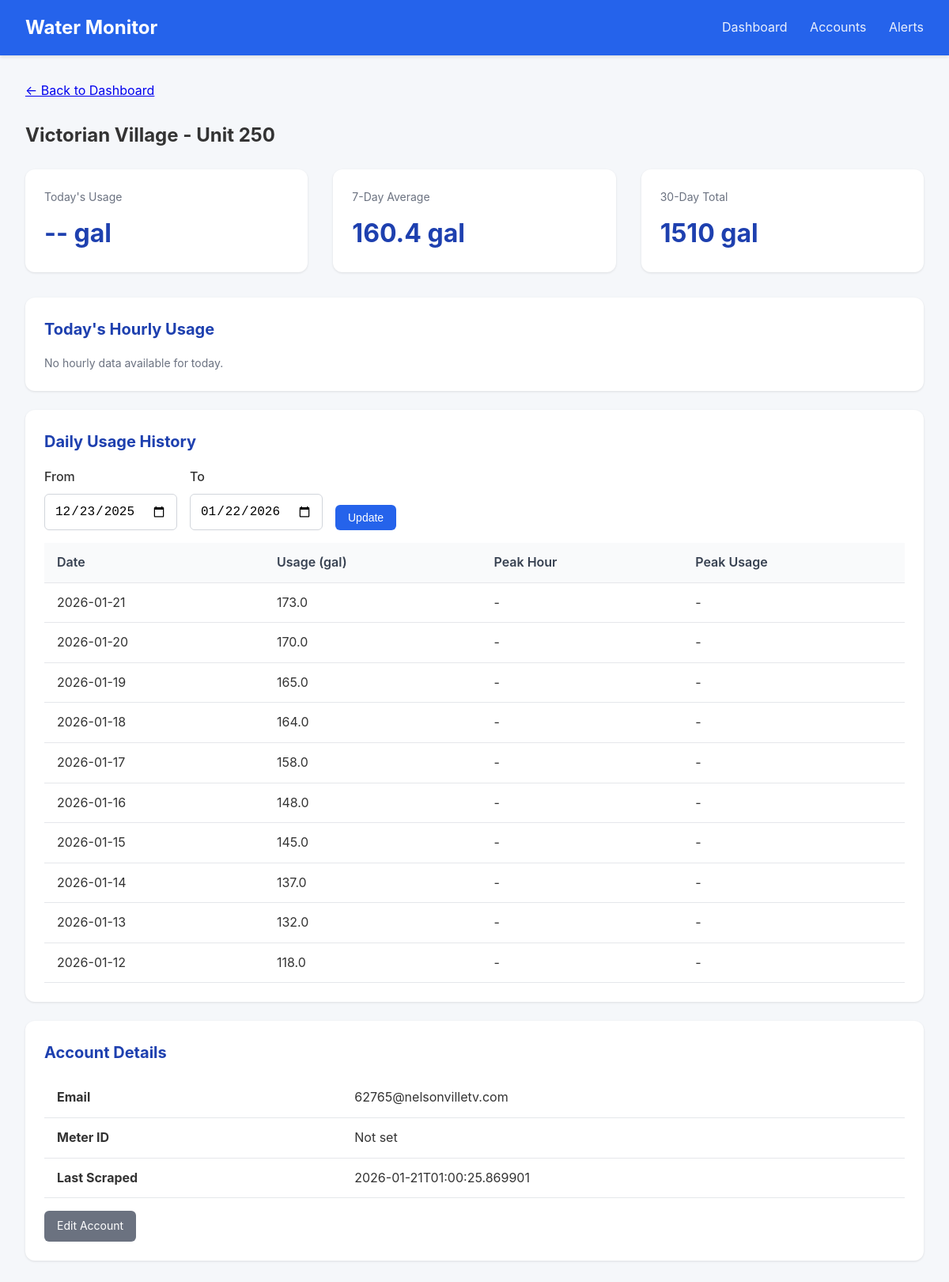
Page /meter/1 on the earlier database version.
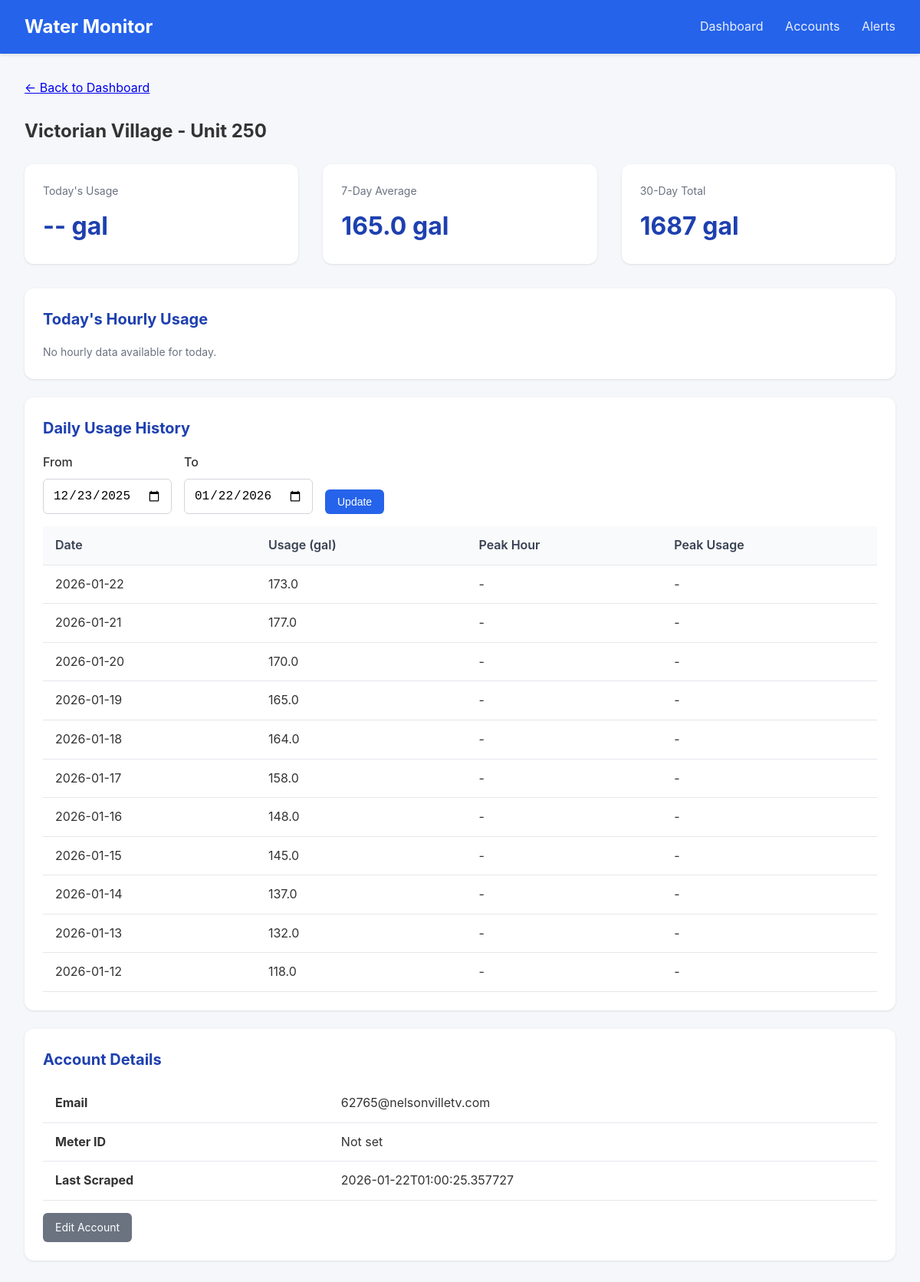
Same page on the later database version.
### tables this page shows
CREATE TABLE accounts (
                id INTEGER PRIMARY KEY AUTOINCREMENT,
                email TEXT UNIQUE NOT NULL,
                password_encrypted TEXT NOT NULL,
                meter_id TEXT,
                account_number TEXT,
                address TEXT,
                building_name TEXT,
                unit_number TEXT,
                is_active INTEGER DEFAULT 1,
                last_scraped TIMESTAMP,
                created_at TIMESTAMP DEFAULT CURRENT_TIMESTAMP
            , avg_12mo REAL, monthly_usage REAL, unit_count INTEGER DEFAULT 1, leak_alerts INTEGER DEFAULT 1, min_overage_pct INTEGER DEFAULT 10);

CREATE TABLE daily_summaries (
                id INTEGER PRIMARY KEY AUTOINCREMENT,
                account_id INTEGER NOT NULL,
                reading_date DATE NOT NULL,
                total_usage_gallons REAL,
                peak_hour INTEGER,
                peak_usage_gallons REAL,
                created_at TIMESTAMP DEFAULT CURRENT_TIMESTAMP,
                FOREIGN KEY (account_id) REFERENCES accounts(id),
                UNIQUE(account_id, reading_date)
            );

### app.py (the view)
@app.route('/meter/<int:account_id>')
def meter_detail(account_id):
    account = db.get_account(account_id)
    if not account:
        flash('Meter not found', 'error')
        return redirect(url_for('dashboard'))
    end_date = date.today()
    start_date = end_date - timedelta(days=30)
    if request.args.get('start_date'):
        start_date = datetime.strptime(request.args.get('start_date'), '%Y-%m-%d').date()
    if request.args.get('end_date'):
        end_date = datetime.strptime(request.args.get('end_date'), '%Y-%m-%d').date()
    daily_data = db.get_daily_summaries(account_id, start_date, end_date)
    hourly_data = db.get_hourly_readings(account_id, date.today())
    return render_template('meter_detail.html',
                           account=account,
                           daily_data=daily_data,
                           hourly_data=hourly_data,
                           start_date=start_date,
                           end_date=end_date)

### database.py (called while the page is built)
@contextmanager
def get_db():
    conn = sqlite3.connect(config.DATABASE_PATH)
    conn.row_factory = sqlite3.Row
    try:
        yield conn
        conn.commit()
    finally:
        conn.close()

def get_account(account_id: int) -> Optional[dict]:
    with get_db() as conn:
        cursor = conn.cursor()
        cursor.execute('SELECT * FROM accounts WHERE id = ?', (account_id,))
        row = cursor.fetchone()
        if row:
            return dict(row)
    return None

def get_hourly_readings(account_id: int, reading_date: date) -> list:
    with get_db() as conn:
        cursor = conn.cursor()
        cursor.execute('''
            SELECT * FROM hourly_readings
            WHERE account_id = ? AND reading_date = ?
            ORDER BY hour
        ''', (account_id, reading_date))
        return [dict(row) for row in cursor.fetchall()]

def get_daily_summaries(account_id: int, start_date: date = None, end_date: date = None) -> list:
    with get_db() as conn:
        cursor = conn.cursor()
        query = 'SELECT * FROM daily_summaries WHERE account_id = ?'
        params = [account_id]
        if start_date:
            query += ' AND reading_date >= ?'
            params.append(start_date)
        if end_date:
            query += ' AND reading_date <= ?'
            params.append(end_date)
        query += ' ORDER BY reading_date DESC'
        cursor.execute(query, params)
        return [dict(row) for row in cursor.fetchall()]

### templates/meter_detail.html (shortened to what this page needs)
{% extends "base.html" %}
{% block content %}
<div style="margin-bottom: 1.5rem;">
    <a href="{{ url_for('dashboard') }}">&larr; Back to Dashboard</a>
</div>
<h2 style="margin-bottom: 1.5rem;">
    {{ account.building_name or 'Unknown Building' }} - Unit {{ account.unit_number or 'N/A' }}
</h2>
<div class="stats">
    <div class="stat-card">
        <div class="label">Today's Usage</div>
        <div class="value">
            {% if daily_data and daily_data[0].reading_date == today %}
                {{ "%.1f"|format(daily_data[0].total_usage_gallons or 0) }} gal
            {% else %}
                -- gal
            {% endif %}
        </div>
    </div>
    <div class="stat-card">
        <div class="label">7-Day Average</div>
        <div class="value">
            {% set week_total = daily_data[:7]|sum(attribute='total_usage_gallons') %}
            {{ "%.1f"|format(week_total / 7) if daily_data else '--' }} gal
        </div>
    </div>
    <div class="stat-card">
        <div class="label">30-Day Total</div>
        <div class="value">
            {% set month_total = daily_data|sum(attribute='total_usage_gallons') %}
            {{ "%.0f"|format(month_total) if daily_data else '--' }} gal
        </div>
    </div>
</div>
<div class="card">
    <h2>Today's Hourly Usage</h2>
    {% if hourly_data %}
    <div style="display: flex; align-items: flex-end; height: 200px; gap: 4px; padding: 1rem 0;">
        {% set max_hourly = hourly_data|map(attribute='usage_gallons')|max or 1 %}
        {% for hour in hourly_data %}
        <div style="flex: 1; display: flex; flex-direction: column; align-items: center;">
            <div style="background: #2563eb; width: 100%;
                        height: {{ (hour.usage_gallons or 0) / max_hourly * 150 }}px;
                        border-radius: 4px 4px 0 0;"></div>
            <div style="font-size: 0.7rem; color: #6b7280; margin-top: 4px;">{{ hour.hour }}</div>
        </div>
        {% endfor %}
    </div>
    <p class="text-muted">Hours (0-23)</p>
    {% else %}
    <p class="text-muted">No hourly data available for today.</p>
    {% endif %}
</div>
<div class="card">
    <h2>Daily Usage History</h2>
    <form method="GET" style="display: flex; gap: 1rem; margin-bottom: 1rem;">
        <div class="form-group" style="margin-bottom: 0;">
            <label for="start_date">From</label>
            <input type="date" id="start_date" name="start_date" value="{{ start_date }}">
        </div>
        <div class="form-group" style="margin-bottom: 0;">
            <label for="end_date">To</label>
            <input type="date" id="end_date" name="end_date" value="{{ end_date }}">
        </div>
        <div class="form-group" style="margin-bottom: 0; display: flex; align-items: flex-end;">
            <button type="submit" class="btn btn-primary">Update</button>
        </div>
    </form>
    {% if daily_data %}
    <table>
        <thead>
            <tr>
                <th>Date</th>
                <th>Usage (gal)</th>
                <th>Peak Hour</th>
                <th>Peak Usage</th>
            </tr>
        </thead>
        <tbody>
            {% for day in daily_data %}
            <tr>
                <td>{{ day.reading_date }}</td>
                <td>{{ "%.1f"|format(day.total_usage_gallons or 0) }}</td>
                <td>{{ day.peak_hour if day.peak_hour is not none else '-' }}{% if day.peak_hour is not none %}:00{% endif %}</td>
                <td>{{ "%.1f"|format(day.peak_usage_gallons or 0) if day.peak_usage_gallons else '-' }}</td>
            </tr>
            {% endfor %}
        </tbody>
    </table>
    {% else %}
    <p class="text-muted">No usage data available for this period.</p>
    {% endif %}
</div>
<div class="card">
    <h2>Account Details</h2>
    <table>
        <tr><td><strong>Email</strong></td><td>{{ account.email }}</td></tr>
        <tr><td><strong>Meter ID</strong></td><td>{{ account.meter_id or 'Not set' }}</td></tr>
        <tr><td><strong>Last Scraped</strong></td><td>{{ account.last_scraped or 'Never' }}</td></tr>
    </table>
    <div class="mt-4">
        <a href="{{ url_for('edit_account', account_id=account.id) }}" class="btn btn-secondary">Edit Account</a>
    </div>
</div>
{% endblock %}

### templates/base.html (shortened to what this page needs)
<!DOCTYPE html>
<html lang="en">
<head>
</head>
<body>
    <div class="navbar">
        <h1>Water Monitor</h1>
        <nav>
            <a href="{{ url_for('dashboard') }}">Dashboard</a>
            <a href="{{ url_for('accounts_list') }}">Accounts</a>
            <a href="{{ url_for('alerts_list') }}">Alerts</a>
        </nav>
    </div>
    <div class="container">
        {% block content %}{% endblock %}
    </div>
</body>
</html>

### templates/base.html (style rules this page uses)
* { box-sizing: border-box; margin: 0; padding: 0; }
body { font-family: -apple-system, BlinkMacSystemFont, 'Segoe UI', Roboto, Oxygen, Ubuntu, sans-serif; background: #f5f7fa; color: #333; line-height: 1.6; }
.navbar { background: #2563eb; color: white; padding: 1rem 2rem; display: flex; justify-content: space-between; align-items: center; box-shadow: 0 2px 4px rgba(0,0,0,0.1); }
.navbar h1 { font-size: 1.5rem; }
.navbar nav a { color: white; text-decoration: none; margin-left: 1.5rem; opacity: 0.9; }
.container { max-width: 1400px; margin: 0 auto; padding: 2rem; }
.card { background: white; border-radius: 12px; box-shadow: 0 1px 3px rgba(0,0,0,0.1); padding: 1.5rem; margin-bottom: 1.5rem; }
.card h2 { margin-bottom: 1rem; color: #1e40af; font-size: 1.25rem; }
.stats { display: flex; gap: 2rem; margin-bottom: 2rem; }
.stat-card { background: white; border-radius: 12px; padding: 1.5rem; box-shadow: 0 1px 3px rgba(0,0,0,0.1); flex: 1; }
.stat-card .label { color: #6b7280; font-size: 0.875rem; margin-bottom: 0.5rem; }
.stat-card .value { font-size: 2rem; font-weight: 700; color: #1e40af; }
table { width: 100%; border-collapse: collapse; }
th, td { padding: 0.75rem 1rem; text-align: left; border-bottom: 1px solid #e5e7eb; }
th { background: #f9fafb; font-weight: 600; color: #374151; }
.btn { display: inline-block; padding: 0.5rem 1rem; border-radius: 6px; text-decoration: none; font-size: 0.875rem; cursor: pointer; border: none; }
.btn-primary { background: #2563eb; color: white; }
.btn-secondary { background: #6b7280; color: white; }
.form-group { margin-bottom: 1rem; }
.form-group label { display: block; margin-bottom: 0.5rem; font-weight: 500; }
.form-group input, .form-group select { width: 100%; padding: 0.75rem; border: 1px solid #d1d5db; border-radius: 6px; font-size: 1rem; }
.text-muted { color: #6b7280; font-size: 0.875rem; }
.mt-4 { margin-top: 1rem; }

Differences in the rows shown:
removed daily_summaries: reading_date "2026-01-21", total_usage_gallons "173.0", peak_hour "-", peak_usage_gallons "-"
changed accounts "Victorian Village": last_scraped "2026-01-21T01:00:25.869901" → "2026-01-22T01:00:25.357727"
added daily_summaries: reading_date "2026-01-22", total_usage_gallons "173.0", peak_hour "-", peak_usage_gallons "-"
added daily_summaries: reading_date "2026-01-21", total_usage_gallons "177.0", peak_hour "-", peak_usage_gallons "-"
Other differences:
{{ "%.1f"|format(week_total / 7) if daily_data else '--' }}: "160.4" → "165.0"
{{ "%.0f"|format(month_total) if daily_data else '--' }}: "1510" → "1687"
